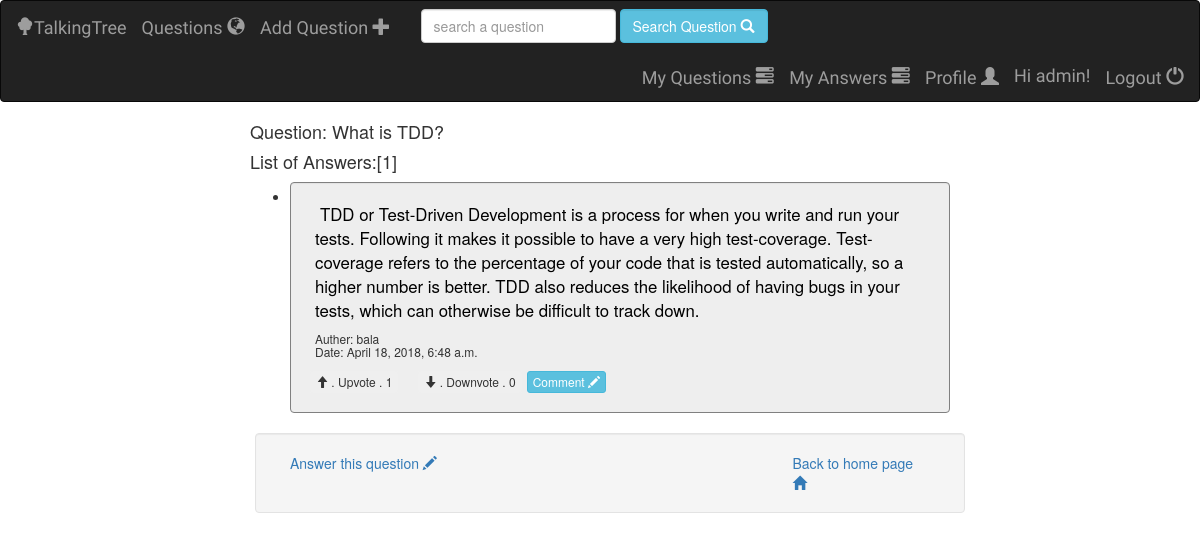
The page /talkingtree/questions/19/answers/ (signed in) on the database as committed earlier.
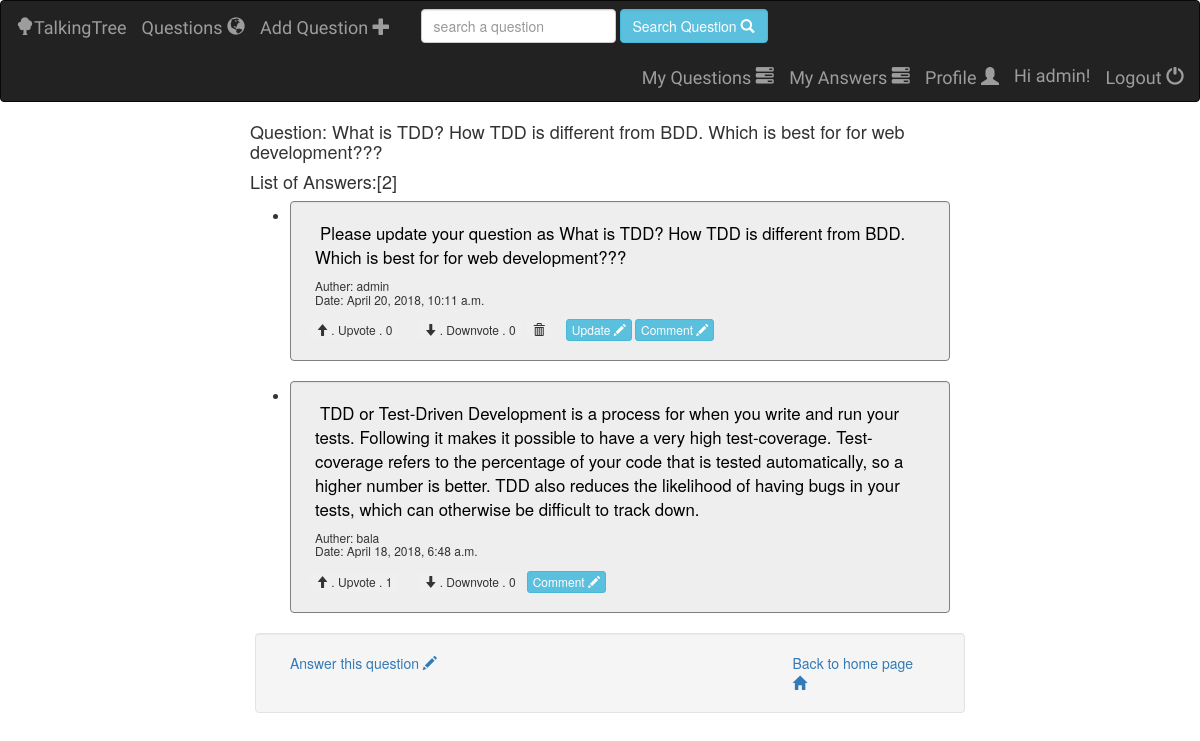
The same page on the database as committed later.
### talkingtree/models.py (models this page shows, shortened)
class Question(models.Model):
    user = models.ForeignKey(User, on_delete=models.DO_NOTHING)
    question_text = models.CharField(null=False, max_length=1023)
    created_date = models.DateTimeField(default=timezone.now())
    class Meta:
        ordering = ['-id']

class Answer(models.Model):
    question = models.ForeignKey(Question, on_delete=models.CASCADE)
    user = models.ForeignKey(User, on_delete=models.DO_NOTHING, default=None)
    answer_text = models.CharField(max_length=1023)
    created_date = models.DateTimeField(default=timezone.now())
    class Meta:
        ordering = ['-id']

### talkingtree/views/answer.py (the view)
# urls.py: url(r'^questions/(?P<question_id>[0-9]+)/answers/$', answer.answer, name='answer'),
def answer(request, question_id):
    try:
        question = Question.objects.get(pk=question_id)
        answers = Answer.objects.filter(question_id=question_id)
        count_answer = answers.count();
        answers_list = []
        for answer in answers:
            count_upvote = Voteanswer.objects.filter(vote=True, answer=answer).count()
            count_downvote = Voteanswer.objects.filter(vote=False, answer=answer).count()
            count_uservote = None
            if request.user.is_authenticated:
                count_uservote = Voteanswer.objects.filter(user=request.user, answer=answer).count()
            if count_uservote > 0:
                uservote = Voteanswer.objects.filter(user=request.user, answer=answer).first()
                answers_list.append({
                    'answer': answer,
                    'vote': uservote.vote,
                    'count_upvoteanswer': count_upvote,
                    'count_downvoteanswer': count_downvote
                })
            else:
                answers_list.append({
                    'answer':answer,
                    'vote': None,
                    'count_upvoteanswer':count_upvote,
                    'count_downvoteanswer':count_downvote
                })
    except Question.DoesNotExist:
        raise Http404('Answer Does not Exist.')
    return render(request, 'talkingtree/answer.html', {
        'question' : question, 'all_answer': answers_list, 'count_answer': count_answer,})

### talkingtree/templates/talkingtree/answer.html (shortened to what the changed rows need)
 {% extends 'talkingtree/base.html' %}
 {%  block body %}
    <h4> Question: {{ question.question_text }}</h4>
    {% if all_answer %}
        <h4> List of Answers:[{{ count_answer }}] </h4>
        <ul>
            {% for answer in all_answer %}
            <li>
            <div class="well" style="border: 0.5px solid gray;  font-size: 1.2em;  background-color: #eeeeee ">
                <div class="row">
                    <div class="" style="margin-left: 5px; color:black">
                        <div  class="col-sm-12">
                            <a href="{% url 'talkingtree:comment' question.id answer.answer.id %}" style="margin-left: 5px; color:black"> {{ answer.answer.answer_text }}</a>
                        </div>
                    </div>
                </div>
            <div class="row" style="margin-left: 5px">
                <h6> Auther: {{  answer.answer.user  }} <br>
                     Date: {{ answer.answer.created_date }}
                </h6>
            </div>
                <div class="row">
                    <div class="col-sm-2">
                        <form action="{% url 'talkingtree:upvotes_answer' answer.answer.id %}" method="post">
                            <button type="submit"
                                    {% if answer.vote == True %}
                                        class="btn btn-primary btn-xs"
                                    {% else %}
                                        class="btn btn-denser btn-xs"
                                    {% endif %}>
                                <span class="glyphicon glyphicon-arrow-up"></span>
                                . Upvote . {{ answer.count_upvoteanswer }}
                            </button>
                        </form>
                    </div>
                    <div class="col-sm-2">
                        <form action="{% url 'talkingtree:downvotes_answer' answer.answer.id %}" method="post">
                            <button type="submit"
                                    {% if answer.vote == False %}
                                        class="btn btn-primary btn-xs"
                                    {% else %}
                                        class="btn btn-denser btn-xs"
                                    {% endif %}>
                                <span class="glyphicon glyphicon-arrow-down"></span>
                                . Downvote . {{ answer.count_downvoteanswer }}
                            </button>
                        </form>
                    </div>
                    {% if  user.is_authenticated and answer.answer.user == user %}
                        <div class="col-sm-1">
                            <form method="POST" action="{% url 'talkingtree:delete-answer' question.id  answer.answer.id  %}">
                                <button type="submit" class="btn btn-dense btn-xs">
                                    <span  class="glyphicon glyphicon-trash" aria-hidden="true"> </span>
                                </button>
                            </form>
                        </div>
                    <div class="col-sm-1">
                        <div class="row">
                            <a href="{% url 'talkingtree:update-answer' question.id answer.answer.id  %}" class="btn btn-info btn-xs">
                                Update
                                <span  class="glyphicon glyphicon-pencil" aria-hidden="true"> </span></a>
                        </div>
                    </div>
                {% endif %}
                {% if user.is_authenticated %}
                    <div  class="col-sm-1">
                        <a href="{% url 'talkingtree:add-comment' question.id answer.answer.id  %}" class="btn btn-info btn-xs">
                        Comment
                        <span  class="glyphicon glyphicon-pencil" aria-hidden="true"> </span></a>
                    </div>
                {% endif %}
                </div>
            </div>
            </li>
            {% endfor %}
        </ul>
        {% else %}
       <div class="alert alert-danger">
        No answer found. People are searching for a better answer to this question.
       </div>
    {% endif %}
             <div class="well row" style="margin-left: 5px">
                 {% if user.is_authenticated %}
                    <div  class="col-sm-9">
                    </div>
                 {% endif %}
                <div  class="col-sm-3">
                </div>
            </div>
 {% endblock %}

Rows that differ between the two databases and show on the page:
changed Question: question_text "What is TDD?" → "What is TDD? How TDD is different from BDD. Which is best for for web development???"
added Answer: answer.answer_text "Please update your question as What is TDD? How TDD is different from BDD. Which is best for for web development???", answer.user "admin", answer.created_date "April 20, 2018, 10:11 a.m.", count_upvoteanswer "0", count_downvoteanswer "0", shows "Update"
Other text that changed with them:
{{ count_answer }}: "1" → "2"
